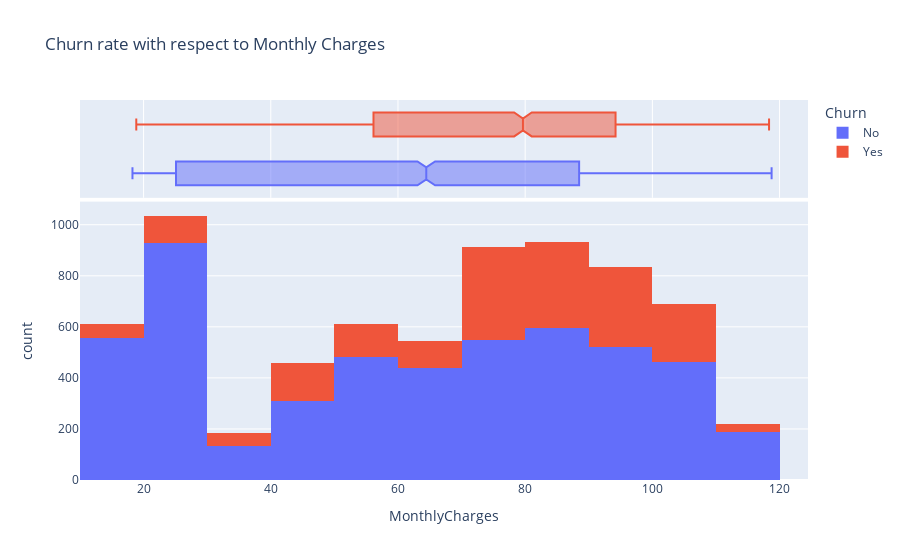

Notebook source saved alongside this figure:
### Code cell
# Plot histogram for Monthly Charges with respect to churn
fig = px.histogram(data, x="MonthlyCharges", color='Churn', marginal='box', nbins=20, title='Churn rate with respect to Monthly Charges')
fig.show()

# NOTE: The customers with higher monthly charges are more likely to churn.

### Figure 1 — Plotly figure (JSON) as saved in the notebook; plotly's stock layout.template omitted (floating-point values rounded to 4 significant figures; data arrays with more than 128 entries replaced by an {"elided": "..."} marker saying what was removed)
{"data": [{"alignmentgroup": "True", "bingroup": "x", "hovertemplate": "Churn=No<br>MonthlyCharges=%{x}<br>count=%{y}<extra></extra>", "legendgroup": "No", "marker": {"color": "#636efa", "pattern": {"shape": ""}}, "name": "No", "nbinsx": 20, "offsetgroup": "No", "orientation": "v", "showlegend": true, "type": "histogram", "x": {"elided": "5163 float values"}, "xaxis": "x", "yaxis": "y"}, {"alignmentgroup": "True", "hovertemplate": "Churn=No<br>MonthlyCharges=%{x}<extra></extra>", "legendgroup": "No", "marker": {"color": "#636efa"}, "name": "No", "notched": true, "offsetgroup": "No", "showlegend": false, "type": "box", "x": {"elided": "5163 float values"}, "xaxis": "x2", "yaxis": "y2"}, {"alignmentgroup": "True", "bingroup": "x", "hovertemplate": "Churn=Yes<br>MonthlyCharges=%{x}<br>count=%{y}<extra></extra>", "legendgroup": "Yes", "marker": {"color": "#EF553B", "pattern": {"shape": ""}}, "name": "Yes", "nbinsx": 20, "offsetgroup": "Yes", "orientation": "v", "showlegend": true, "type": "histogram", "x": {"elided": "1869 float values"}, "xaxis": "x", "yaxis": "y"}, {"alignmentgroup": "True", "hovertemplate": "Churn=Yes<br>MonthlyCharges=%{x}<extra></extra>", "legendgroup": "Yes", "marker": {"color": "#EF553B"}, "name": "Yes", "notched": true, "offsetgroup": "Yes", "showlegend": false, "type": "box", "x": {"elided": "1869 float values"}, "xaxis": "x2", "yaxis": "y2"}], "layout": {"barmode": "relative", "legend": {"title": {"text": "Churn"}, "tracegroupgap": 0}, "title": {"text": "Churn rate with respect to Monthly Charges"}, "xaxis": {"anchor": "y", "domain": [0, 1], "title": {"text": "MonthlyCharges"}}, "xaxis2": {"anchor": "y2", "domain": [0, 1], "matches": "x", "showgrid": true, "showticklabels": false}, "yaxis": {"anchor": "x", "domain": [0, 0.7326], "title": {"text": "count"}}, "yaxis2": {"anchor": "x2", "domain": [0.7426, 1], "matches": "y2", "showgrid": false, "showline": false, "showticklabels": false, "ticks": ""}}}
